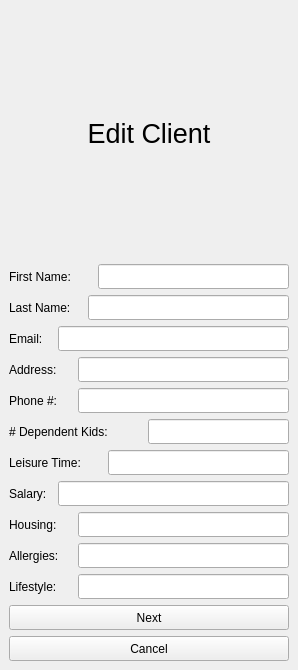
      <widget class="QWidget" name="page_6">
       <widget class="QLabel" name="label_31">
        <property name="geometry">
         <rect>
          <x>9</x>
          <y>9</y>
          <width>280</width>
          <height>249</height>
         </rect>
        </property>
        <property name="font">
         <font>
          <pointsize>20</pointsize>
         </font>
        </property>
        <property name="text">
         <string>Edit Client</string>
        </property>
        <property name="alignment">
         <set>Qt::AlignCenter</set>
        </property>
       </widget>
       <widget class="QLineEdit" name="lineEdit_49">
        <property name="geometry">
         <rect>
          <x>98</x>
          <y>264</y>
          <width>191</width>
          <height>25</height>
         </rect>
        </property>
        <property name="text">
         <string/>
        </property>
       </widget>
       <widget class="QLineEdit" name="lineEdit_53">
        <property name="geometry">
         <rect>
          <x>78</x>
          <y>512</y>
          <width>211</width>
          <height>25</height>
         </rect>
        </property>
        <property name="text">
         <string/>
        </property>
       </widget>
       <widget class="QLineEdit" name="lineEdit_54">
        <property name="geometry">
         <rect>
          <x>58</x>
          <y>481</y>
          <width>231</width>
          <height>25</height>
         </rect>
        </property>
        <property name="text">
         <string/>
        </property>
       </widget>
       <widget class="QLineEdit" name="lineEdit_56">
        <property name="geometry">
         <rect>
          <x>78</x>
          <y>543</y>
          <width>211</width>
          <height>25</height>
         </rect>
        </property>
        <property name="text">
         <string/>
        </property>
       </widget>
       <widget class="QPushButton" name="pushButton_25">
        <property name="geometry">
         <rect>
          <x>9</x>
          <y>636</y>
          <width>280</width>
          <height>25</height>
         </rect>
        </property>
        <property name="text">
         <string>Cancel</string>
        </property>
       </widget>
       <widget class="QLineEdit" name="lineEdit_58">
        <property name="geometry">
         <rect>
          <x>88</x>
          <y>295</y>
          <width>201</width>
          <height>25</height>
         </rect>
        </property>
        <property name="text">
         <string/>
        </property>
       </widget>
       <widget class="QLineEdit" name="lineEdit_52">
        <property name="geometry">
         <rect>
          <x>78</x>
          <y>388</y>
          <width>211</width>
          <height>25</height>
         </rect>
        </property>
        <property name="text">
         <string/>
        </property>
       </widget>
       <widget class="QLineEdit" name="lineEdit_48">
        <property name="geometry">
         <rect>
          <x>78</x>
          <y>357</y>
          <width>211</width>
          <height>25</height>
         </rect>
        </property>
        <property name="text">
         <string/>
        </property>
       </widget>
       <widget class="QLineEdit" name="lineEdit_51">
        <property name="geometry">
         <rect>
          <x>148</x>
          <y>419</y>
          <width>141</width>
          <height>25</height>
         </rect>
        </property>
        <property name="text">
         <string/>
        </property>
       </widget>
       <widget class="QLineEdit" name="lineEdit_55">
        <property name="geometry">
         <rect>
          <x>108</x>
          <y>450</y>
          <width>181</width>
          <height>25</height>
         </rect>
        </property>
        <property name="text">
         <string/>
        </property>
       </widget>
       <widget class="QLineEdit" name="lineEdit_50">
        <property name="geometry">
         <rect>
          <x>78</x>
          <y>574</y>
          <width>211</width>
          <height>25</height>
         </rect>
        </property>
        <property name="text">
         <string/>
        </property>
       </widget>
       <widget class="QPushButton" name="pushButton_24">
        <property name="geometry">
         <rect>
          <x>9</x>
          <y>605</y>
          <width>280</width>
          <height>25</height>
         </rect>
        </property>
        <property name="text">
         <string>Next</string>
        </property>
       </widget>
       <widget class="QLineEdit" name="lineEdit_57">
        <property name="geometry">
         <rect>
          <x>58</x>
          <y>326</y>
          <width>231</width>
          <height>25</height>
         </rect>
        </property>
        <property name="text">
         <string/>
        </property>
       </widget>
       <widget class="QLabel" name="label_32">
        <property name="geometry">
         <rect>
          <x>9</x>
          <y>264</y>
          <width>81</width>
          <height>25</height>
         </rect>
        </property>
        <property name="text">
         <string>First Name:</string>
        </property>
       </widget>
       <widget class="QLabel" name="label_33">
        <property name="geometry">
         <rect>
          <x>9</x>
          <y>295</y>
          <width>81</width>
          <height>25</height>
         </rect>
        </property>
        <property name="text">
         <string>Last Name:</string>
        </property>
       </widget>
       <widget class="QLabel" name="label_34">
        <property name="geometry">
         <rect>
          <x>9</x>
          <y>326</y>
          <width>51</width>
          <height>25</height>
         </rect>
        </property>
        <property name="text">
         <string>Email:</string>
        </property>
       </widget>
       <widget class="QLabel" name="label_35">
        <property name="geometry">
         <rect>
          <x>9</x>
          <y>357</y>
          <width>61</width>
          <height>25</height>
         </rect>
        </property>
        <property name="text">
         <string>Address:</string>
        </property>
       </widget>
       <widget class="QLabel" name="label_36">
        <property name="geometry">
         <rect>
          <x>9</x>
          <y>388</y>
          <width>71</width>
          <height>25</height>
         </rect>
        </property>
        <property name="text">
         <string>Phone #:</string>
        </property>
       </widget>
       <widget class="QLabel" name="label_37">
        <property name="geometry">
         <rect>
          <x>9</x>
          <y>419</y>
          <width>141</width>
          <height>25</height>
         </rect>
        </property>
        <property name="text">
         <string># Dependent Kids:</string>
        </property>
       </widget>
       <widget class="QLabel" name="label_38">
        <property name="geometry">
         <rect>
          <x>9</x>
          <y>450</y>
          <width>101</width>
          <height>25</height>
         </rect>
        </property>
        <property name="text">
         <string>Leisure Time:</string>
        </property>
       </widget>
       <widget class="QLabel" name="label_39">
        <property name="geometry">
         <rect>
          <x>9</x>
          <y>481</y>
          <width>51</width>
          <height>25</height>
         </rect>
        </property>
        <property name="text">
         <string>Salary:</string>
        </property>
       </widget>
       <widget class="QLabel" name="label_40">
        <property name="geometry">
         <rect>
          <x>9</x>
          <y>512</y>
          <width>61</width>
          <height>25</height>
         </rect>
        </property>
        <property name="text">
         <string>Housing:</string>
        </property>
       </widget>
       <widget class="QLabel" name="label_41">
        <property name="geometry">
         <rect>
          <x>9</x>
          <y>543</y>
          <width>71</width>
          <height>25</height>
         </rect>
        </property>
        <property name="text">
         <string>Allergies:</string>
        </property>
       </widget>
       <widget class="QLabel" name="label_42">
        <property name="geometry">
         <rect>
          <x>9</x>
          <y>574</y>
          <width>71</width>
          <height>25</height>
         </rect>
        </property>
        <property name="text">
         <string>Lifestyle:</string>
        </property>
       </widget>
      </widget>
